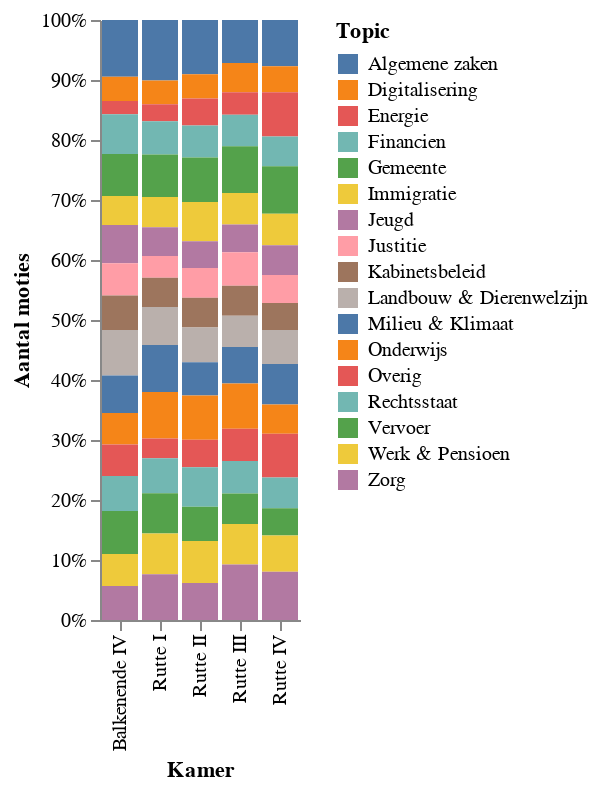

Here is the notebook cell this chart was saved with:
### Markdown cell above
## Welk soort onderwerpen staan op de agenda?
Eerst kijken we naar de ontwikkeling van de onderwerpen van de ingediende moties. We weten al dat het absoluut aantal moties stijgt, dus heb ik gekeken naar de relatieve verdeling van de onderwerpen.

### Code cell
#| echo: false
# df.groupby(['Jaar', 'Topic']).size().unstack(fill_value=0)
source = df.groupby(['Kamer', 'Topic']).size().reset_index(name='Aantal moties')

# Overview of topic distribution over all years
chart = alt.Chart(source).mark_bar().encode(
    x='Kamer:O',
    y=alt.Y('Aantal moties:Q', stack='normalize',axis=alt.Axis(format='%')),
    color=alt.Color('Topic:N'),
    # sort=alt.EncodingSortField('Aantal moties', order='descending'))
    # order=alt.Order('Aantal moties:Q',sort='descending')
    tooltip = 'Topic'
)
postprocess_chart(chart, (200,250))

### Figure 1 — Vega-Lite specification as saved in the notebook (floating-point values rounded to 4 significant figures)
{"config": {"view": {"continuousWidth": 300, "continuousHeight": 300, "strokeWidth": 0}, "axis": {"grid": false}}, "data": {"name": "data-6659094d80a4da6c6ce85efceeaff0c2"}, "mark": {"type": "bar"}, "encoding": {"color": {"field": "Topic", "type": "nominal"}, "tooltip": {"field": "Topic", "type": "nominal"}, "x": {"field": "Kamer", "type": "ordinal"}, "y": {"axis": {"format": "%"}, "field": "Aantal moties", "stack": "normalize", "type": "quantitative"}}, "$schema": "https://vega.github.io/schema/vega-lite/v5.8.0.json", "datasets": {"data-6659094d80a4da6c6ce85efceeaff0c2": [{"Kamer": "Balkenende IV", "Topic": "Algemene zaken", "Aantal moties": 240}, {"Kamer": "Balkenende IV", "Topic": "Digitalisering", "Aantal moties": 102}, {"Kamer": "Balkenende IV", "Topic": "Energie", "Aantal moties": 56}, {"Kamer": "Balkenende IV", "Topic": "Financien", "Aantal moties": 168}, {"Kamer": "Balkenende IV", "Topic": "Gemeente", "Aantal moties": 177}, {"Kamer": "Balkenende IV", "Topic": "Immigratie", "Aantal moties": 122}, {"Kamer": "Balkenende IV", "Topic": "Jeugd", "Aantal moties": 161}, {"Kamer": "Balkenende IV", "Topic": "Justitie", "Aantal moties": 137}, {"Kamer": "Balkenende IV", "Topic": "Kabinetsbeleid", "Aantal moties": 145}, {"Kamer": "Balkenende IV", "Topic": "Landbouw & Dierenwelzijn", "Aantal moties": 192}, {"Kamer": "Balkenende IV", "Topic": "Milieu & Klimaat", "Aantal moties": 158}, {"Kamer": "Balkenende IV", "Topic": "Onderwijs", "Aantal moties": 133}, {"Kamer": "Balkenende IV", "Topic": "Overig", "Aantal moties": 133}, {"Kamer": "Balkenende IV", "Topic": "Rechtsstaat", "Aantal moties": 148}, {"Kamer": "Balkenende IV", "Topic": "Vervoer", "Aantal moties": 182}, {"Kamer": "Balkenende IV", "Topic": "Werk & Pensioen", "Aantal moties": 134}, {"Kamer": "Balkenende IV", "Topic": "Zorg", "Aantal moties": 144}, {"Kamer": "Rutte I", "Topic": "Algemene zaken", "Aantal moties": 481}, {"Kamer": "Rutte I", "Topic": "Digitalisering", "Aantal moties": 189}, {"Kamer": "Rutte I", "Topic": "Energie", "Aantal moties": 134}, {"Kamer": "Rutte I", "Topic": "Financien", "Aantal moties": 265}, {"Kamer": "Rutte I", "Topic": "Gemeente", "Aantal moties": 337}, {"Kamer": "Rutte I", "Topic": "Immigratie", "Aantal moties": 241}, {"Kamer": "Rutte I", "Topic": "Jeugd", "Aantal moties": 227}, {"Kamer": "Rutte I", "Topic": "Justitie", "Aantal moties": 173}, {"Kamer": "Rutte I", "Topic": "Kabinetsbeleid", "Aantal moties": 232}, {"Kamer": "Rutte I", "Topic": "Landbouw & Dierenwelzijn", "Aantal moties": 303}, {"Kamer": "Rutte I", "Topic": "Milieu & Klimaat", "Aantal moties": 373}, {"Kamer": "Rutte I", "Topic": "Onderwijs", "Aantal moties": 370}, {"Kamer": "Rutte I", "Topic": "Overig", "Aantal moties": 157}, {"Kamer": "Rutte I", "Topic": "Rechtsstaat", "Aantal moties": 278}, {"Kamer": "Rutte I", "Topic": "Vervoer", "Aantal moties": 318}, {"Kamer": "Rutte I", "Topic": "Werk & Pensioen", "Aantal moties": 325}, {"Kamer": "Rutte I", "Topic": "Zorg", "Aantal moties": 363}, {"Kamer": "Rutte II", "Topic": "Algemene zaken", "Aantal moties": 972}, {"Kamer": "Rutte II", "Topic": "Digitalisering", "Aantal moties": 438}, {"Kamer": "Rutte II", "Topic": "Energie", "Aantal moties": 480}, {"Kamer": "Rutte II", "Topic": "Financien", "Aantal moties": 576}, {"Kamer": "Rutte II", "Topic": "Gemeente", "Aantal moties": 797}, {"Kamer": "Rutte II", "Topic": "Immigratie", "Aantal moties": 704}, {"Kamer": "Rutte II", "Topic": "Jeugd", "Aantal moties": 482}, {"Kamer": "Rutte II", "Topic": "Justitie", "Aantal moties": 531}, {"Kamer": "Rutte II", "Topic": "Kabinetsbeleid", "Aantal moties": 534}, {"Kamer": "Rutte II", "Topic": "Landbouw & Dierenwelzijn", "Aantal moties": 625}, {"Kamer": "Rutte II", "Topic": "Milieu & Klimaat", "Aantal moties": 594}, {"Kamer": "Rutte II", "Topic": "Onderwijs", "Aantal moties": 794}, {"Kamer": "Rutte II", "Topic": "Overig", "Aantal moties": 496}, {"Kamer": "Rutte II", "Topic": "Rechtsstaat", "Aantal moties": 706}, {"Kamer": "Rutte II", "Topic": "Vervoer", "Aantal moties": 616}, {"Kamer": "Rutte II", "Topic": "Werk & Pensioen", "Aantal moties": 754}, {"Kamer": "Rutte II", "Topic": "Zorg", "Aantal moties": 662}, {"Kamer": "Rutte III", "Topic": "Algemene zaken", "Aantal moties": 875}, {"Kamer": "Rutte III", "Topic": "Digitalisering", "Aantal moties": 591}, {"Kamer": "Rutte III", "Topic": "Energie", "Aantal moties": 458}, {"Kamer": "Rutte III", "Topic": "Financien", "Aantal moties": 640}, {"Kamer": "Rutte III", "Topic": "Gemeente", "Aantal moties": 946}, {"Kamer": "Rutte III", "Topic": "Immigratie", "Aantal moties": 640}, {"Kamer": "Rutte III", "Topic": "Jeugd", "Aantal moties": 562}, {"Kamer": "Rutte III", "Topic": "Justitie", "Aantal moties": 681}, {"Kamer": "Rutte III", "Topic": "Kabinetsbeleid", "Aantal moties": 609}, {"Kamer": "Rutte III", "Topic": "Landbouw & Dierenwelzijn", "Aantal moties": 636}, {"Kamer": "Rutte III", "Topic": "Milieu & Klimaat", "Aantal moties": 739}, {"Kamer": "Rutte III", "Topic": "Onderwijs", "Aantal moties": 920}, {"Kamer": "Rutte III", "Topic": "Overig", "Aantal moties": 655}, {"Kamer": "Rutte III", "Topic": "Rechtsstaat", "Aantal moties": 660}, {"Kamer": "Rutte III", "Topic": "Vervoer", "Aantal moties": 620}, {"Kamer": "Rutte III", "Topic": "Werk & Pensioen", "Aantal moties": 821}, {"Kamer": "Rutte III", "Topic": "Zorg", "Aantal moties": 1125}, {"Kamer": "Rutte IV", "Topic": "Algemene zaken", "Aantal moties": 696}, {"Kamer": "Rutte IV", "Topic": "Digitalisering", "Aantal moties": 387}, {"Kamer": "Rutte IV", "Topic": "Energie", "Aantal moties": 665}, {"Kamer": "Rutte IV", "Topic": "Financien", "Aantal moties": 448}, {"Kamer": "Rutte IV", "Topic": "Gemeente", "Aantal moties": 713}, {"Kamer": "Rutte IV", "Topic": "Immigratie", "Aantal moties": 472}, {"Kamer": "Rutte IV", "Topic": "Jeugd", "Aantal moties": 448}, {"Kamer": "Rutte IV", "Topic": "Justitie", "Aantal moties": 418}, {"Kamer": "Rutte IV", "Topic": "Kabinetsbeleid", "Aantal moties": 407}, {"Kamer": "Rutte IV", "Topic": "Landbouw & Dierenwelzijn", "Aantal moties": 509}, {"Kamer": "Rutte IV", "Topic": "Milieu & Klimaat", "Aantal moties": 608}, {"Kamer": "Rutte IV", "Topic": "Onderwijs", "Aantal moties": 439}, {"Kamer": "Rutte IV", "Topic": "Overig", "Aantal moties": 657}, {"Kamer": "Rutte IV", "Topic": "Rechtsstaat", "Aantal moties": 464}, {"Kamer": "Rutte IV", "Topic": "Vervoer", "Aantal moties": 407}, {"Kamer": "Rutte IV", "Topic": "Werk & Pensioen", "Aantal moties": 546}, {"Kamer": "Rutte IV", "Topic": "Zorg", "Aantal moties": 723}]}}
